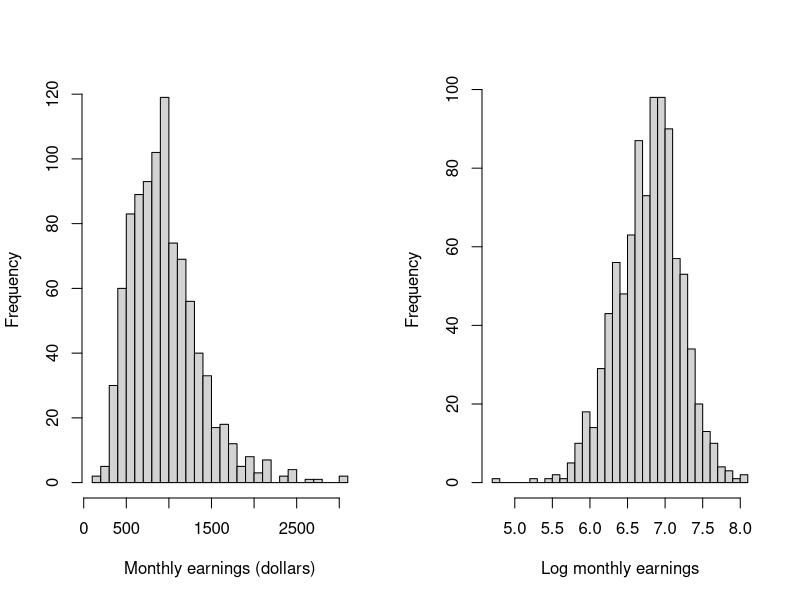
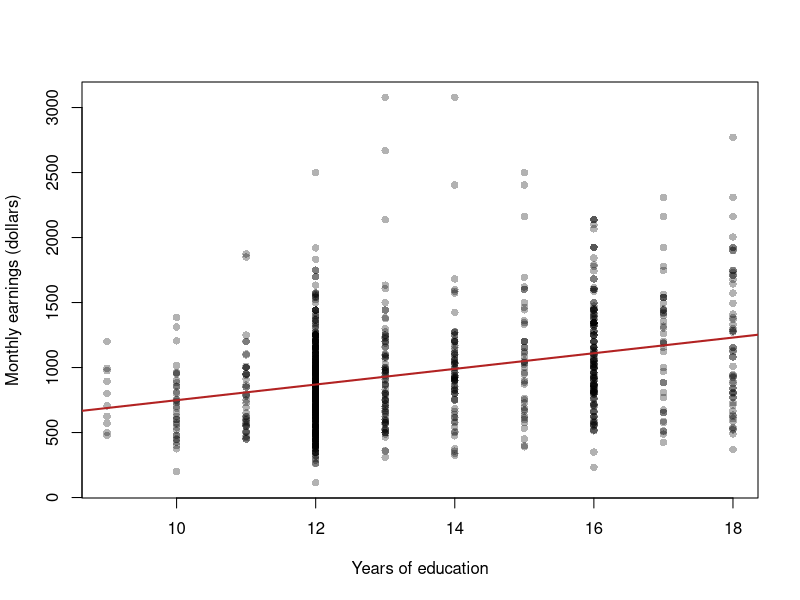
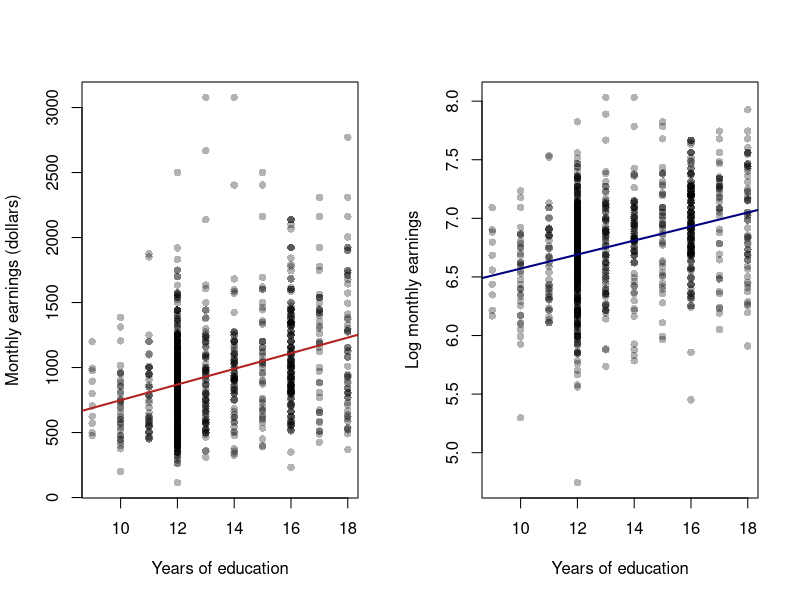
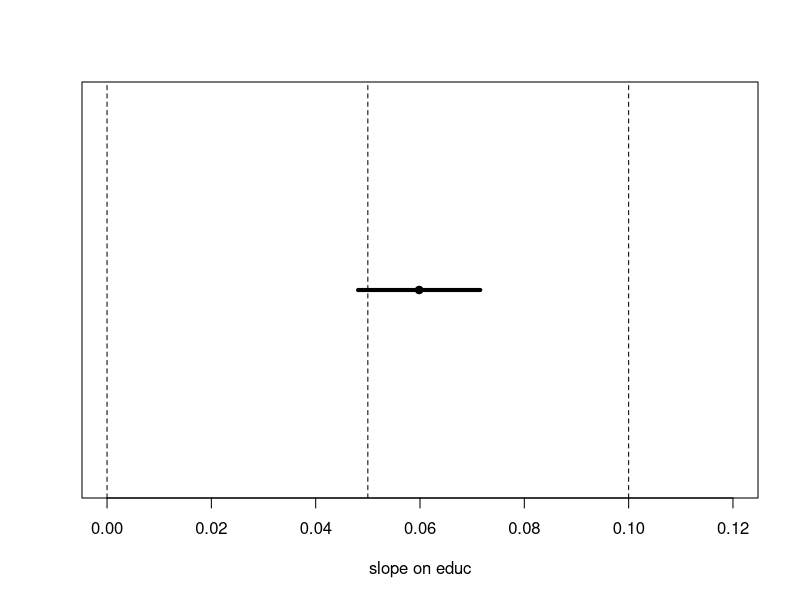
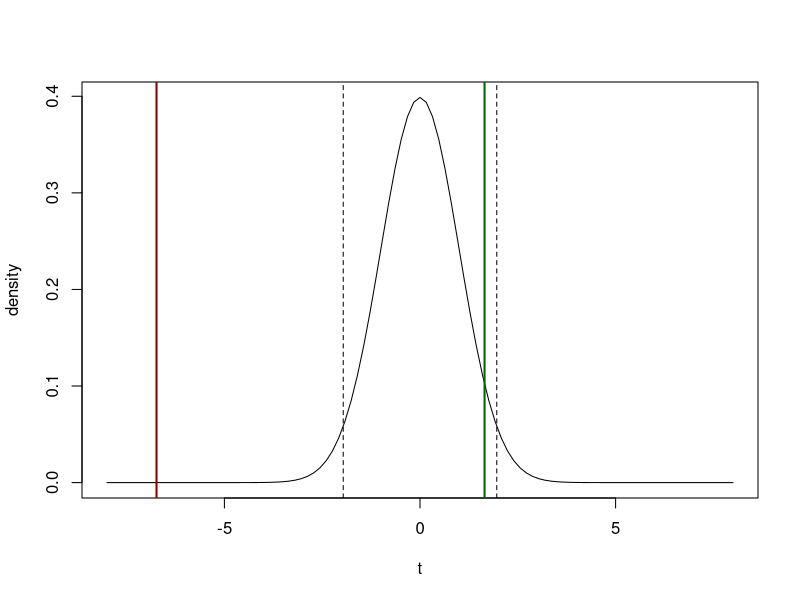

R code for these plots, in order: (Note: this script raises an error after producing the figures.)
# =============================================================================
# ECON20110/30370 Econometrics
# Practical 2: Reading regression output in R
#
# How to use this script
#   * Parts A and B (Q1-Q5): run these on your own BEFORE the session.
#   * Parts C to E (Q6-Q11): we work through these together in the session.
#   * Part F (Q12-Q17): further practice on your own.
# Run the script line by line (Ctrl+Enter on Windows, Cmd+Enter on Mac).
# Write each answer as a comment under "# Answer:", the line after the code
# that produced it. The questions in full are in the Practical 2 PDF.
# =============================================================================


# ---- Setup ------------------------------------------------------------------

# EDIT THIS LINE: put the path to the folder where you saved this script and
#setwd("C:/Users/Briselda/Desktop/uni/Econometrics/Practical2")

getwd()        # the folder R is working in
list.files()   # must include "wage2.csv"; if not, check the folder


# =============================================================================
# PART A: LOAD AND LOOK  (on your own, before the session)
# =============================================================================

# ---- Q1. Load the data ------------------------------------------------------

wage2 <- read.csv("wage2.csv")   # reads the file into a data frame

dim(wage2)    # number of rows (observations) and columns (variables)
head(wage2)   # the first 6 rows

# (a) How many observations and variables?
# Answer: 935 observations, 10 variables

# (b) What is the unit of observation? Why is this a cross section?
# Answer: men, this is a cross section as for each variable we are taking values
# from one point in time 


# ---- Q2. Summarise and plot wages -------------------------------------------

# (a) Summary statistics. sapply() applies the function to each variable;
# t() turns the result so each variable is a row.

t(sapply(wage2[c("wage", "educ", "IQ")], function(x)
  c(Mean = mean(x), Median = median(x), SD = sd(x), Min = min(x), Max = max(x))))
# Answer:
# wage
# mean = 957.95, median = 905, sd = 404.36, min = 115, max = 3078
# educ
# mean = 13.47, median = 12, sd = 2.20, min = 9, max = 18
# IQ 
# mean = 101.28, median = 102, sd = 15.05, min = 50, max = 145
# (b) Is the mean wage above or below the median? What does that say about shape?
# Answer: mean wage is above the median wage connoting that the distribution will
# be skewed to the right so the tail will be on the right

# (c) Create log wage and plot both histograms side by side.
wage2$lwage <- log(wage2$wage)   # log() is the natural log

par(mfrow = c(1, 2))             # two plots side by side
hist(wage2$wage,  breaks = 30, main = "", xlab = "Monthly earnings (dollars)")
hist(wage2$lwage, breaks = 30, main = "", xlab = "Log monthly earnings")
par(mfrow = c(1, 1))             # back to one plot
# Answer:
# shape changes to a more central tending distribution when log transformation is#
# applied in comparison to a right skew with normal wage 


# =============================================================================
# PART B: A REGRESSION IN LEVELS  (on your own, before the session)
# =============================================================================

# ---- Q3. Regress wage on education ------------------------------------------

reg_lev <- lm(wage ~ educ, data = wage2)   # OLS of wage on educ, with an intercept
coef(reg_lev)                              # intercept and slope

# (a) Write down the fitted line.
# Answer: wage = 146.95244 + 60.21428education + u

# (b) Interpret the slope, with units.
# Answer: In this sample, it is predicted that on average, an additional year of
# education is associated with an increase in monthly wage by 60.21428 dollars

# (c) Interpret the intercept. Does anyone have zero years of education?
min(wage2$educ)
# Answer: in this sample, the minimum years of education recorded = 9 years, therefore
# the intercept does not hold any statistical value because it is impossible for 
# anybody in this sample to have 0 years of education
# otherwise it would mean that somebody with 0 years in education is expected to earn
# 146.95 dollars per month on average


# ---- Q4. Visualise the fitted line and predict -------------------------------

# (a) Scatter plot with the fitted line.
plot(wage2$educ, wage2$wage,pch = 16, col = rgb(0, 0, 0, 0.3),
     xlab = "Years of education", ylab = "Monthly earnings (dollars)")
abline(reg_lev, col = "firebrick", lwd = 2)

# (b) Predicted wage at 12 and 16 years of education.
pred <- predict(reg_lev, newdata = data.frame(educ = c(12, 16)))
pred
# Answer: 12 years of education-predicted wage = 869.52 dollars per  month#
# 16 years of education-predicted wage = 1110.3810 dollars per month

# (c) Difference between the predictions, and four times the slope.
pred[2] - pred[1] #240.8571
4 * coef(reg_lev)["educ"] #240.8571
# Answer:
# They are both equal to 240.8571. 
# DONT KNOW WHY THIS IS THE CASE_ASK

# ---- Q5. Measure the fit -----------------------------------------------------

# (a) R-squared from the output.
summary(reg_lev)$r.squared
# Answer: In this sample, the slope of education describes 10.7% of the variation
# in wages 

# (b) Squared sample correlation.
cor(wage2$wage, wage2$educ)^2
# Answer: Yes

# (c) R-squared by hand: 1 - SSR/SST.
SSR <- sum(resid(reg_lev)^2)                     # sum of squared residuals
SST <- sum((wage2$wage - mean(wage2$wage))^2)    # total sum of squares xi-xbar all squared
1 - SSR / SST
# Answer: 0.1070001

# (d) "R-squared is low, so education is unrelated to wages in this sample." Right?
# Answer: This is not correct it just means that most the variation in wages is not
# captured by years of education 


# =============================================================================
# PART C: REGRESSIONS IN LOGS  (in the session)
# =============================================================================

# ---- Q6. Log-level -------------------------------------------------------------

reg_log <- lm(lwage ~ educ, data = wage2)
coef(reg_log)

# (a) Approximate percentage: 100 x slope.
100 * coef(reg_log)["educ"]
# Answer: 5.983921. In this sample, one more year of education is associated with
# an approximately 6% increase in predicted monthly earnings

# (b) Exact percentage: 100 x (exp(slope) - 1).
100 * (exp(coef(reg_log)["educ"]) - 1)
# Answer: 6.166583
# The exact figure is 6.2%. The approximation of log y works well for small changes
# and a slope of 0.06 is small


# ---- Q7. Compare levels and logs visually -------------------------------------

# (a) Two scatter plots side by side, each with its fitted line.
par(mfrow = c(1, 2))
plot(wage2$educ, wage2$wage, pch = 16, col = rgb(0, 0, 0, 0.3),
     xlab = "Years of education", ylab = "Monthly earnings (dollars)")
abline(reg_lev, col = "firebrick", lwd = 2)
plot(wage2$educ, wage2$lwage, pch = 16, col = rgb(0, 0, 0, 0.3),
     xlab = "Years of education", ylab = "Log monthly earnings")
abline(reg_log, col = "navy", lwd = 2)
par(mfrow = c(1, 1))

# (b) In which plot is the spread around the line more even?
# Answer: In the monthly earnings in dollars plot, the spread seems to increase as 
# education increases whereas the spread remains more even throughout for the
# logarithmic scale.

# (c) Compare the two R-squared values. Can they tell you which model fits better?
summary(reg_lev)$r.squared
summary(reg_log)$r.squared
# Answer: R squared for reg_lev = 0.107 and R squared for reg_log = 0.0974..
# R^2 in each case measure how much of the spread in the monthly and log monthly
# earnings can be explained by change in years of education. These are 2 different
# dependent variables so their R^2 cannot be compared.



# =============================================================================
# PART D: A BINARY REGRESSOR  (in the session)
# =============================================================================

# ---- Q8. Urban and non-urban workers ------------------------------------------

# (a) Regress wage on urban.
reg_urb <- lm(wage ~ urban, data = wage2)
coef(reg_urb)
# Answer: urban = binary variable
# intercept 830.1098 is the mean monthly earnings of men who don't live in the city,
# whereas the slope = 178.1216 is difference in mean monthly earnings between 
# those living in the city and those who dont.


# (b) Mean wage in each group. tapply() computes the mean separately for urban = 0 and 1.
tapply(wage2$wage, wage2$urban, mean)
# Answer: group mean for non city living = 830.11, and 1008.24 for city living.
# Intercept = mean for non city living, whereas mean for city living = (intercept + slope)
# CONCLUSION: with binary regressors, OLS gives the means of the 2 groups


# =============================================================================
# PART E: INFERENCE  (in the session)   We use reg_log throughout.
# =============================================================================

# ---- Q9. Read the output -------------------------------------------------------

summary(reg_log)
# Estimate, standard error, t value and p-value for educ:
se1 <- coef(summary(reg_log))["educ", "Std. Error"]
b1_est <- coef(summary(reg_log))["educ", "Estimate"]
t_value <- coef(summary(reg_log))["educ", "t value"]
#p value = < 2.2e-16
# Answer:  The slope is 0.0598 with standard error of 0.0598, a t value of 10.03
# and a p value < 2.2e-16.

# Residual standard error and its degrees of freedom. Why n - 2?
# Answer: From summary ran on reg_log, the residual standard error
# is 0.4003 with 933 dof. This is n-2 because the residuals satisfy 2 restrictions,
# i.e., the first order conditions of the residuals summing to 0, and zero sample
# covariance, so estimating 2 coefficients uses up 2 dof


# ---- Q10. Test whether education is related to log wages -----------------------

# (a) State H0 and H1.
# Answer:
# H0: beta1 = 0
# H1: beta1 =/ to 0
# (b) t statistic by hand, and the 5% critical value.
# from q9 we have computed b1_est and se1 to use in the t stat calculation
b1_est
se1
# t stat = b1 est - b1 (in h0)/ se1
t_0  <- b1_est / se1
t_0 #10.03493
# critical value finding:
#
# significant level = 5% so 2.5% for a 2 sided test = 0.975 percentile

# will use the t table to find crit value at dof=933 and 2.5% and compare to |t stat|

# if t stat > crit value reject h0

critical_value <- qt(0.975, df = df.residual(reg_log))   # two-sided 5% critical value
# Answer: 1.96251
# tstat = 10.03 > 1.96 -> reject H0 at 5% sig level
# (c) p-value by hand.
# in solution: c(t = t_0, critical = critical_value, p = 2* pt(-abs(t_0), df.residual(reg_log)))
c(t = t_0, critical = critical_value, p = 2 * pt(-abs(t_0), df.residual(reg_log)))
# Answer: p value = 1.4228x e^-22
# if p value < sig level = reject h0 at 5% sig level.


# ---- Q11. Confidence interval ---------------------------------------------------

# (a) 95% confidence interval by hand, and from R.
# critical value stored in critical_value
# interval calculation confidnece interval = b1hat +- critical_value x se(b1hat)
c(lower = b1_est - critical_value * se1, upper = b1_est + critical_value * se1)
confint(reg_log)
# Answer: confidence interval is correct = lower = 0.0481, upper = 0.0715

# (b) Draw the interval and mark 0, 0.05 and 0.10.
ci <- confint(reg_log)["educ", ]
plot(NA, xlim = c(0, 0.12), ylim = c(0, 1), yaxt = "n",
     xlab = "slope on educ", ylab = "")
segments(ci[1], 0.5, ci[2], 0.5, lwd = 4)
points(coef(reg_log)["educ"], 0.5, pch = 19)
abline(v = c(0, 0.05, 0.10), lty = 2)

# (c) Which values lie inside? What would two-sided 5% tests of each conclude?
# Answer: only 0.05 lies inside the interval
# this means that a 95% interval contains exactly the values a 2 sided 5% test
# would not reject. Thus we wouldnt reject b1=0.05 and we would reject b1=0 and
# b1=0.10. Our rejection of b1 = 0 matches findings in Q10


# (d) "If we drew many samples and built a 95% confidence interval from each, ..."
# Answer: we would find that about 95% of those intervals would contain the true 
#beta 1 value. 
# Probability refers to the procedure across samples.
# for this one interval beta 1 is either inside or NOT inside



# =============================================================================
# PART F: FURTHER PRACTICE  (on your own, not covered in the session)
# =============================================================================

# ---- Q12. Log-log ----------------------------------------------------------------

reg_ll <- lm(lwage ~ log(IQ), data = wage2)
coef(reg_ll)
# Answer: In this sample, a 1% increase in IQ is associated with approximately
# 0.83% higher predicted monthly earnings
# the slope is an elasticity!


# ---- Q13. Rebuild the standard error by hand -------------------------------------
# need σ hat
  # square root of SSR/n-2
n <- nobs(reg_log) #number of observations
n
sigma_hat <- sqrt(sum(resid(reg_log)^2) / (n - 2))   # residual standard error
sigma_hat
# need SST = Sum of estimate -mean ^2
SST_x     <- sum((wage2$educ - mean(wage2$educ))^2)
# se = sigma hat/ square root of sst
se2 <- sigma_hat / sqrt(SST_x)  
c(sigma_hat = sigma_hat, SST_x = SST_x, se = se2)
# Answer:
# sigma hat matches the residual se and se2 matches the standard error in the output
# ---- Q14. Test other values, and visualise the tests ------------------------------

# (a) t statistics for H0: slope = 0.05 and H0: slope = 0.10.
t_05 <- (b1_est - 0.05) / se1
t_10 <- (b1_est - 0.10) / se1
c(t_05 = t_05, t_10 = t_10, critical = critical_value)
# Answer: t = 1.65 which is inside the interval and thus we do not reject H0
# t = -6.73 for 0.10-this is very far left in the rejection region so REJECT H0
# both match q11 c

# (b) Plot The t distribution under H0, the critical values and the two statistics.
dfree <- df.residual(reg_log)
crit2  <- qt(0.975, dfree)
curve(dt(x, dfree), from = -8, to = 8, xlab = "t", ylab = "density")
abline(v = c(-crit2, crit2), lty = 2)              # 5% rejection cut-offs
abline(v = c(t_05, t_10), lwd = 2, col = c("darkgreen", "darkred"))


# (c) "We do not reject 0.05, so the slope is exactly 0.05." What is wrong?
# Answer: Not rejecting does not show that beta1 = 0.05
# -> it shows that the data are consistent with 0.05 and equally consistent with
# every value in the interval


# ---- Q15. Repeated samples -----------------------------------------------------------

set.seed(20110)                        # makes the random draws reproducible
R <- 1000
slopes50 <- numeric(R)                   # an empty vector to store the slopes
for (r in 1:R) {
  rows      <- sample(nrow(wage2), 50) # 50 men, drawn at random
  slopes[r] <- coef(lm(lwage ~ educ, data = wage2[rows, ]))[2]
}
hist(slopes, breaks = 40, main = "", xlab = "slope on educ, one per sample")
abline(v = coef(reg_log)["educ"], lwd = 2)

# (a) Mean and SD of the slopes, against the slope in reg_log.
c(mean = mean(slopes), sd = sd(slopes), full_data = unname(coef(reg_log)["educ"]))
# Answer: the mean is higher than in the population minimally, so the means are
# actually close.
# From the graph, it is evident that individual samples range widely around said
# mean (0.060)

# (b) Repeat with samples of 200 men: change 50 to 200 above and run again.
# Answer:
slopes200 <- numeric(R)                   # an empty vector to store the slopes
for (r in 1:R) {
  rows      <- sample(nrow(wage2), 200) # 200 men, drawn at random
  slopes[r] <- coef(lm(lwage ~ educ, data = wage2[rows, ]))[2]
}
hist(slopes, breaks = 40, main = "", xlab = "slope on educ, one per sample")
abline(v = coef(reg_log)["educ"], lwd = 2)

# ---- Q16. Look at the residuals ---------------------------------------------------

plot(wage2$educ, resid(reg_log), pch = 16, col = rgb(0, 0, 0, 0.3),
     xlab = "Years of education", ylab = "Residual")
abline(h = 0, lty = 2, lwd = 2)
# Answer: spread looks roughly the same at every levle of education
# -> this is about homoskedasticity
# -> coefficient estimates themselves do not rely on slr.5 
